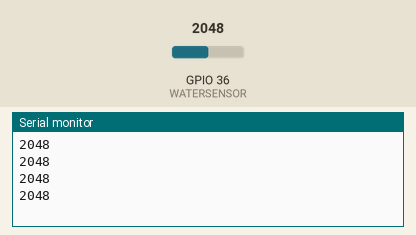
Recording of a sketch running on a simulated ESP32. Shown: the last lines printed to the serial monitor. The test bench sets the inputs (shaded band); at power-on: GPIO 36 (WATERSENSOR) = 2048.

Above: at 1.2 s.
1.3 s: GPIO 36 (WATERSENSOR) set to 2866
At 1.71 s:
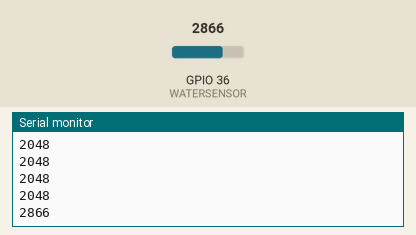
2.8 s: GPIO 36 (WATERSENSOR) set to 3603
At 2.91 s:
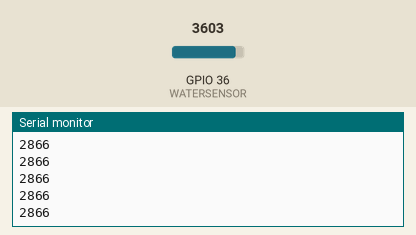
Timing chart, 0 to 5.8 s (numbered marks = the images above; inputs shaded):
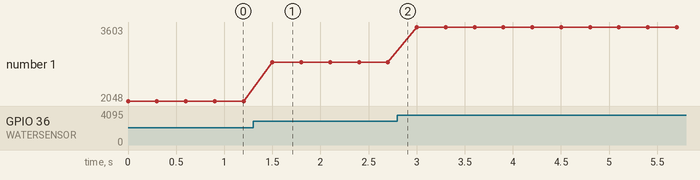

Measured:
- after the input at 1.3 s, the serial monitor: prints a new line after 0.20 s (image 1)
- plotted number 1: 2048 → 2866 after the input at 1.3 s, 2866 → 3603 after the input at 2.8 s

The sketch:

ESP32_WATER.ino
```cpp
#define WATERSENSOR 36

void setup(){
  Serial.begin(9600);
}

void loop(){
  int water_value = analogRead(WATERSENSOR);
  Serial.println(water_value);
  delay(300);
}
```
